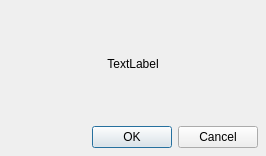
<?xml version="1.0" encoding="UTF-8"?>
<ui version="4.0">
 <class>ConfirmationDialog</class>
 <widget class="QDialog" name="ConfirmationDialog">
  <property name="geometry">
   <rect>
    <x>0</x>
    <y>0</y>
    <width>266</width>
    <height>156</height>
   </rect>
  </property>
  <property name="windowTitle">
   <string>Confirmation</string>
  </property>
  <layout class="QGridLayout" name="gridLayout">
   <property name="leftMargin">
    <number>8</number>
   </property>
   <property name="topMargin">
    <number>8</number>
   </property>
   <property name="rightMargin">
    <number>8</number>
   </property>
   <property name="bottomMargin">
    <number>8</number>
   </property>
   <item row="0" column="0">
    <widget class="QLabel" name="confirmationTextLabel">
     <property name="sizePolicy">
      <sizepolicy hsizetype="Minimum" vsizetype="Minimum">
       <horstretch>0</horstretch>
       <verstretch>0</verstretch>
      </sizepolicy>
     </property>
     <property name="minimumSize">
      <size>
       <width>250</width>
       <height>100</height>
      </size>
     </property>
     <property name="text">
      <string>TextLabel</string>
     </property>
     <property name="alignment">
      <set>Qt::AlignCenter</set>
     </property>
    </widget>
   </item>
   <item row="1" column="0">
    <widget class="QDialogButtonBox" name="buttonBox">
     <property name="orientation">
      <enum>Qt::Horizontal</enum>
     </property>
     <property name="standardButtons">
      <set>QDialogButtonBox::Cancel|QDialogButtonBox::Ok</set>
     </property>
    </widget>
   </item>
  </layout>
 </widget>
 <resources/>
 <connections>
  <connection>
   <sender>buttonBox</sender>
   <signal>accepted()</signal>
   <receiver>ConfirmationDialog</receiver>
   <slot>accept()</slot>
   <hints>
    <hint type="sourcelabel">
     <x>248</x>
     <y>254</y>
    </hint>
    <hint type="destinationlabel">
     <x>157</x>
     <y>274</y>
    </hint>
   </hints>
  </connection>
  <connection>
   <sender>buttonBox</sender>
   <signal>rejected()</signal>
   <receiver>ConfirmationDialog</receiver>
   <slot>reject()</slot>
   <hints>
    <hint type="sourcelabel">
     <x>316</x>
     <y>260</y>
    </hint>
    <hint type="destinationlabel">
     <x>286</x>
     <y>274</y>
    </hint>
   </hints>
  </connection>
 </connections>
</ui>
